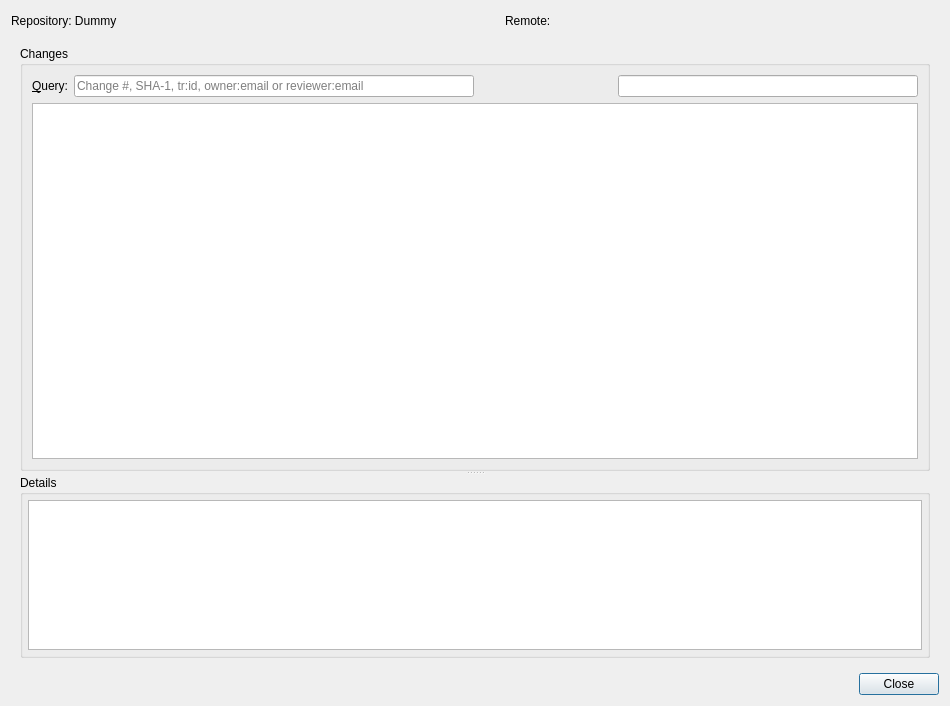
<?xml version="1.0" encoding="UTF-8"?>
<ui version="4.0">
 <class>Gerrit::Internal::GerritDialog</class>
 <widget class="QDialog" name="Gerrit::Internal::GerritDialog">
  <property name="geometry">
   <rect>
    <x>0</x>
    <y>0</y>
    <width>950</width>
    <height>706</height>
   </rect>
  </property>
  <property name="windowTitle">
   <string>Gerrit</string>
  </property>
  <layout class="QVBoxLayout" name="verticalLayout">
   <item>
    <layout class="QHBoxLayout" name="horizontalLayout">
     <item>
      <widget class="QLabel" name="repositoryLabel">
       <property name="sizePolicy">
        <sizepolicy hsizetype="Fixed" vsizetype="Preferred">
         <horstretch>0</horstretch>
         <verstretch>0</verstretch>
        </sizepolicy>
       </property>
       <property name="text">
        <string notr="true">Repository: Dummy</string>
       </property>
      </widget>
     </item>
     <item>
      <spacer name="horizontalSpacer_2">
       <property name="orientation">
        <enum>Qt::Horizontal</enum>
       </property>
       <property name="sizeHint" stdset="0">
        <size>
         <width>40</width>
         <height>20</height>
        </size>
       </property>
      </spacer>
     </item>
     <item>
      <widget class="QLabel" name="remoteLabel">
       <property name="text">
        <string>Remote:</string>
       </property>
      </widget>
     </item>
     <item>
      <widget class="Gerrit::Internal::GerritRemoteChooser" name="remoteComboBox" native="true">
       <property name="sizePolicy">
        <sizepolicy hsizetype="MinimumExpanding" vsizetype="Fixed">
         <horstretch>0</horstretch>
         <verstretch>0</verstretch>
        </sizepolicy>
       </property>
       <property name="minimumSize">
        <size>
         <width>40</width>
         <height>0</height>
        </size>
       </property>
      </widget>
     </item>
    </layout>
   </item>
   <item>
    <widget class="QWidget" name="widget" native="true">
     <layout class="QVBoxLayout" name="verticalLayout_2">
      <item>
       <widget class="QSplitter" name="splitter">
        <property name="orientation">
         <enum>Qt::Vertical</enum>
        </property>
        <property name="childrenCollapsible">
         <bool>false</bool>
        </property>
        <widget class="QGroupBox" name="changesGroup">
         <property name="sizePolicy">
          <sizepolicy hsizetype="Preferred" vsizetype="Preferred">
           <horstretch>0</horstretch>
           <verstretch>2</verstretch>
          </sizepolicy>
         </property>
         <property name="minimumSize">
          <size>
           <width>0</width>
           <height>350</height>
          </size>
         </property>
         <property name="title">
          <string>Changes</string>
         </property>
         <layout class="QVBoxLayout" name="verticalLayout_3">
          <item>
           <layout class="QHBoxLayout" name="filterLayout">
            <item>
             <widget class="QLabel" name="queryLabel">
              <property name="text">
               <string>&amp;Query:</string>
              </property>
              <property name="buddy">
               <cstring>queryLineEdit</cstring>
              </property>
             </widget>
            </item>
            <item>
             <widget class="Utils::FancyLineEdit" name="queryLineEdit">
              <property name="sizePolicy">
               <sizepolicy hsizetype="Fixed" vsizetype="Fixed">
                <horstretch>0</horstretch>
                <verstretch>0</verstretch>
               </sizepolicy>
              </property>
              <property name="minimumSize">
               <size>
                <width>400</width>
                <height>0</height>
               </size>
              </property>
              <property name="placeholderText">
               <string>Change #, SHA-1, tr:id, owner:email or reviewer:email</string>
              </property>
             </widget>
            </item>
            <item>
             <spacer name="horizontalSpacer">
              <property name="orientation">
               <enum>Qt::Horizontal</enum>
              </property>
              <property name="sizeHint" stdset="0">
               <size>
                <width>40</width>
                <height>20</height>
               </size>
              </property>
             </spacer>
            </item>
            <item>
             <widget class="Utils::FancyLineEdit" name="filterLineEdit">
              <property name="sizePolicy">
               <sizepolicy hsizetype="Fixed" vsizetype="Fixed">
                <horstretch>0</horstretch>
                <verstretch>0</verstretch>
               </sizepolicy>
              </property>
              <property name="minimumSize">
               <size>
                <width>300</width>
                <height>0</height>
               </size>
              </property>
             </widget>
            </item>
           </layout>
          </item>
          <item>
           <widget class="Utils::TreeView" name="treeView">
            <property name="minimumSize">
             <size>
              <width>600</width>
              <height>0</height>
             </size>
            </property>
            <property name="rootIsDecorated">
             <bool>false</bool>
            </property>
            <property name="uniformRowHeights">
             <bool>true</bool>
            </property>
            <property name="sortingEnabled">
             <bool>true</bool>
            </property>
           </widget>
          </item>
         </layout>
        </widget>
        <widget class="QGroupBox" name="detailsGroup">
         <property name="sizePolicy">
          <sizepolicy hsizetype="Preferred" vsizetype="Preferred">
           <horstretch>0</horstretch>
           <verstretch>1</verstretch>
          </sizepolicy>
         </property>
         <property name="minimumSize">
          <size>
           <width>0</width>
           <height>175</height>
          </size>
         </property>
         <property name="title">
          <string>Details</string>
         </property>
         <layout class="QVBoxLayout" name="verticalLayout_4">
          <property name="leftMargin">
           <number>5</number>
          </property>
          <property name="topMargin">
           <number>5</number>
          </property>
          <property name="rightMargin">
           <number>5</number>
          </property>
          <property name="bottomMargin">
           <number>5</number>
          </property>
          <item>
           <widget class="QTextBrowser" name="detailsBrowser">
            <property name="openExternalLinks">
             <bool>true</bool>
            </property>
           </widget>
          </item>
         </layout>
        </widget>
       </widget>
      </item>
     </layout>
    </widget>
   </item>
   <item>
    <widget class="QDialogButtonBox" name="buttonBox">
     <property name="orientation">
      <enum>Qt::Horizontal</enum>
     </property>
     <property name="standardButtons">
      <set>QDialogButtonBox::Close</set>
     </property>
    </widget>
   </item>
  </layout>
 </widget>
 <customwidgets>
  <customwidget>
   <class>Utils::FancyLineEdit</class>
   <extends>QLineEdit</extends>
   <header location="global">utils/fancylineedit.h</header>
  </customwidget>
  <customwidget>
   <class>Utils::TreeView</class>
   <extends>QTreeView</extends>
   <header location="global">utils/itemviews.h</header>
  </customwidget>
  <customwidget>
   <class>Gerrit::Internal::GerritRemoteChooser</class>
   <extends>QWidget</extends>
   <header location="global">git/gerrit/gerritremotechooser.h</header>
   <container>1</container>
  </customwidget>
 </customwidgets>
 <resources/>
 <connections>
  <connection>
   <sender>buttonBox</sender>
   <signal>accepted()</signal>
   <receiver>Gerrit::Internal::GerritDialog</receiver>
   <slot>accept()</slot>
   <hints>
    <hint type="sourcelabel">
     <x>248</x>
     <y>254</y>
    </hint>
    <hint type="destinationlabel">
     <x>157</x>
     <y>274</y>
    </hint>
   </hints>
  </connection>
  <connection>
   <sender>buttonBox</sender>
   <signal>rejected()</signal>
   <receiver>Gerrit::Internal::GerritDialog</receiver>
   <slot>reject()</slot>
   <hints>
    <hint type="sourcelabel">
     <x>316</x>
     <y>260</y>
    </hint>
    <hint type="destinationlabel">
     <x>286</x>
     <y>274</y>
    </hint>
   </hints>
  </connection>
 </connections>
</ui>
